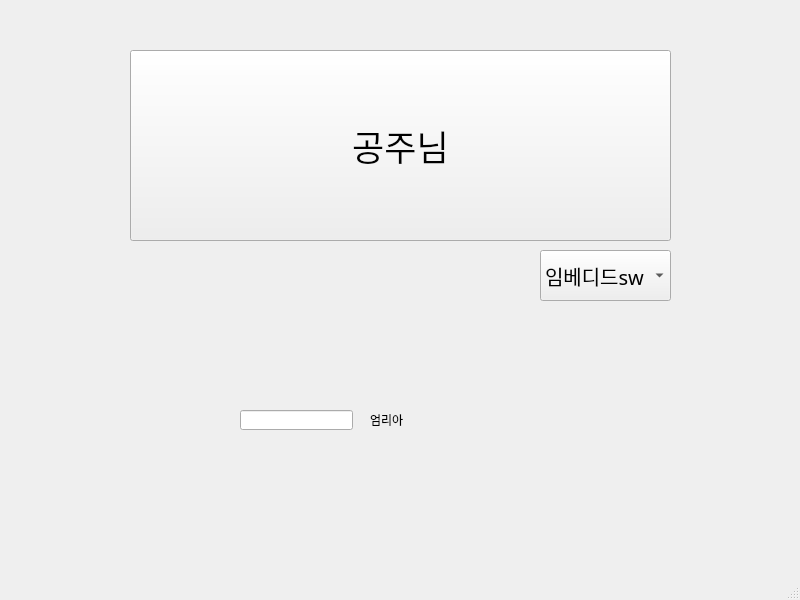
<?xml version="1.0" encoding="UTF-8"?>
<ui version="4.0">
 <class>MainWindow</class>
 <widget class="QMainWindow" name="MainWindow">
  <property name="geometry">
   <rect>
    <x>0</x>
    <y>0</y>
    <width>800</width>
    <height>600</height>
   </rect>
  </property>
  <property name="windowTitle">
   <string>MainWindow</string>
  </property>
  <widget class="QWidget" name="centralwidget">
   <widget class="QPushButton" name="pushButton">
    <property name="geometry">
     <rect>
      <x>130</x>
      <y>50</y>
      <width>541</width>
      <height>191</height>
     </rect>
    </property>
    <property name="font">
     <font>
      <family>돋움</family>
      <pointsize>26</pointsize>
     </font>
    </property>
    <property name="text">
     <string>공주님</string>
    </property>
   </widget>
   <widget class="QLineEdit" name="lineEdit">
    <property name="geometry">
     <rect>
      <x>240</x>
      <y>410</y>
      <width>113</width>
      <height>20</height>
     </rect>
    </property>
   </widget>
   <widget class="QComboBox" name="comboBox">
    <property name="geometry">
     <rect>
      <x>540</x>
      <y>250</y>
      <width>131</width>
      <height>51</height>
     </rect>
    </property>
    <property name="font">
     <font>
      <family>Candara</family>
      <pointsize>15</pointsize>
     </font>
    </property>
    <item>
     <property name="text">
      <string>임베디드sw</string>
     </property>
    </item>
    <item>
     <property name="text">
      <string>sw개발</string>
     </property>
    </item>
    <item>
     <property name="text">
      <string>정보보안</string>
     </property>
    </item>
   </widget>
   <widget class="QLabel" name="label">
    <property name="geometry">
     <rect>
      <x>370</x>
      <y>410</y>
      <width>131</width>
      <height>20</height>
     </rect>
    </property>
    <property name="text">
     <string>엄리아</string>
    </property>
   </widget>
  </widget>
  <widget class="QMenuBar" name="menubar">
   <property name="geometry">
    <rect>
     <x>0</x>
     <y>0</y>
     <width>800</width>
     <height>21</height>
    </rect>
   </property>
  </widget>
  <widget class="QStatusBar" name="statusbar"/>
 </widget>
 <resources/>
 <connections>
  <connection>
   <sender>pushButton</sender>
   <signal>clicked()</signal>
   <receiver>lineEdit</receiver>
   <slot>clear()</slot>
   <hints>
    <hint type="sourcelabel">
     <x>401</x>
     <y>177</y>
    </hint>
    <hint type="destinationlabel">
     <x>298</x>
     <y>445</y>
    </hint>
   </hints>
  </connection>
 </connections>
</ui>
